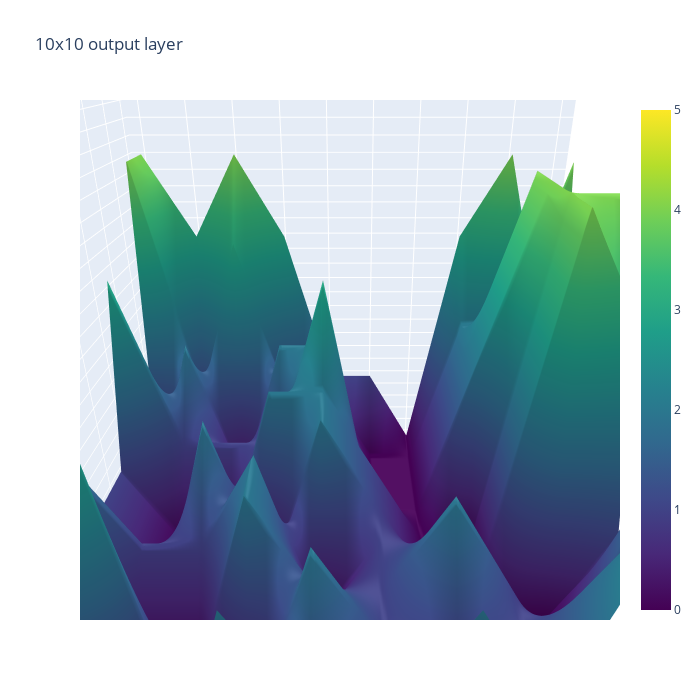
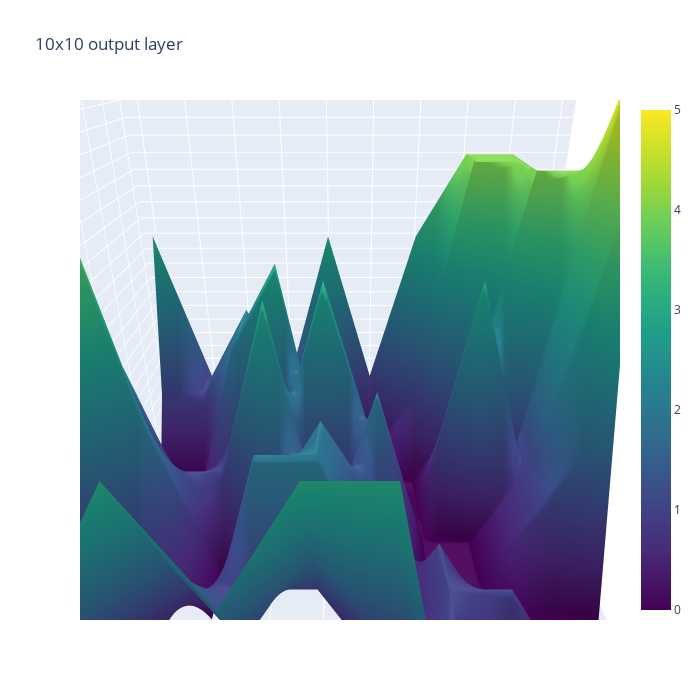
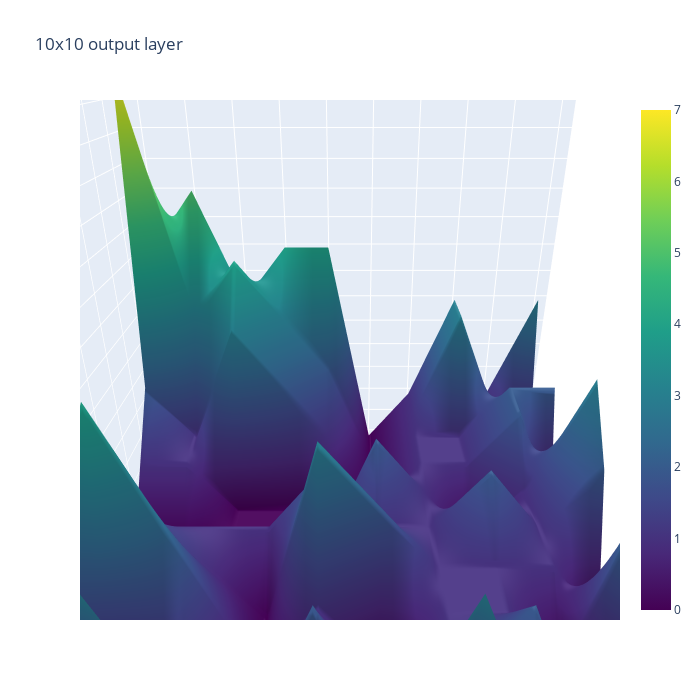
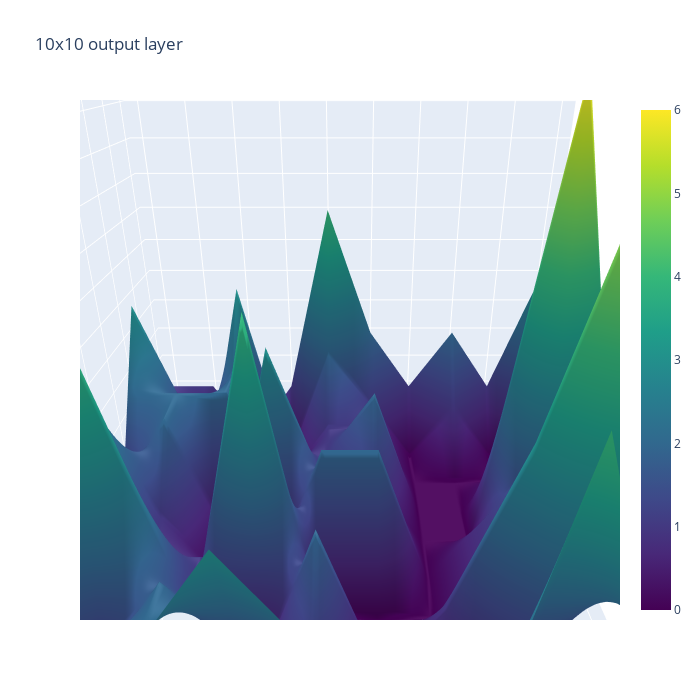

Write notebook code for charts like these, in order.
### Code cell
plot_topology(outputR5,size=10)
plot_topology(outputR1,size=10)
plot_topology(outputR2,size=10)
plot_topology(outputR3,size=10)
plot_topology(outputR4,size=10)

### Figure 1 — Plotly figure (JSON) as saved in the notebook; plotly's stock layout.template omitted (floating-point values rounded to 4 significant figures)
{"data": [{"colorscale": [[0, "#440154"], [0.1111, "#482878"], [0.2222, "#3e4989"], [0.3333, "#31688e"], [0.4444, "#26828e"], [0.5556, "#1f9e89"], [0.6667, "#35b779"], [0.7778, "#6ece58"], [0.8889, "#b5de2b"], [1, "#fde725"]], "type": "surface", "x": [[0, 1, 2, 3, 4, 5, 6, 7, 8, 9], [0, 1, 2, 3, 4, 5, 6, 7, 8, 9], [0, 1, 2, 3, 4, 5, 6, 7, 8, 9], [0, 1, 2, 3, 4, 5, 6, 7, 8, 9], [0, 1, 2, 3, 4, 5, 6, 7, 8, 9], [0, 1, 2, 3, 4, 5, 6, 7, 8, 9], [0, 1, 2, 3, 4, 5, 6, 7, 8, 9], [0, 1, 2, 3, 4, 5, 6, 7, 8, 9], [0, 1, 2, 3, 4, 5, 6, 7, 8, 9], [0, 1, 2, 3, 4, 5, 6, 7, 8, 9]], "y": [[0, 0, 0, 0, 0, 0, 0, 0, 0, 0], [1, 1, 1, 1, 1, 1, 1, 1, 1, 1], [2, 2, 2, 2, 2, 2, 2, 2, 2, 2], [3, 3, 3, 3, 3, 3, 3, 3, 3, 3], [4, 4, 4, 4, 4, 4, 4, 4, 4, 4], [5, 5, 5, 5, 5, 5, 5, 5, 5, 5], [6, 6, 6, 6, 6, 6, 6, 6, 6, 6], [7, 7, 7, 7, 7, 7, 7, 7, 7, 7], [8, 8, 8, 8, 8, 8, 8, 8, 8, 8], [9, 9, 9, 9, 9, 9, 9, 9, 9, 9]], "z": [[5, 0, 0, 2, 1, 1, 2, 1, 3, 1], [0, 4, 0, 0, 2, 1, 1, 1, 2, 1], [1, 0, 0, 2, 1, 1, 2, 1, 0, 3], [2, 1, 1, 2, 0, 1, 1, 0, 0, 1], [1, 0, 2, 0, 2, 1, 0, 0, 4, 3], [1, 0, 0, 2, 2, 1, 0, 0, 4, 4], [3, 1, 1, 1, 3, 0, 0, 2, 4, 3], [0, 2, 0, 2, 2, 0, 0, 2, 4, 2], [4, 1, 3, 1, 1, 0, 0, 2, 2, 4], [4, 3, 4, 3, 1, 1, 0, 3, 4, 2]]}], "layout": {"autosize": true, "height": 700, "scene": {"aspectratio": {"x": 1, "y": 1, "z": 1}, "camera": {"eye": {"x": 0, "y": -1, "z": 0.5}}, "xaxis": {"nticks": 10}, "yaxis": {"nticks": 10}, "zaxis": {"nticks": 30}}, "title": {"text": "10x10 output layer"}, "width": 700}}

### Figure 2 — Plotly figure (JSON) as saved in the notebook; plotly's stock layout.template omitted (floating-point values rounded to 4 significant figures)
{"data": [{"colorscale": [[0, "#440154"], [0.1111, "#482878"], [0.2222, "#3e4989"], [0.3333, "#31688e"], [0.4444, "#26828e"], [0.5556, "#1f9e89"], [0.6667, "#35b779"], [0.7778, "#6ece58"], [0.8889, "#b5de2b"], [1, "#fde725"]], "type": "surface", "x": [[0, 1, 2, 3, 4, 5, 6, 7, 8, 9], [0, 1, 2, 3, 4, 5, 6, 7, 8, 9], [0, 1, 2, 3, 4, 5, 6, 7, 8, 9], [0, 1, 2, 3, 4, 5, 6, 7, 8, 9], [0, 1, 2, 3, 4, 5, 6, 7, 8, 9], [0, 1, 2, 3, 4, 5, 6, 7, 8, 9], [0, 1, 2, 3, 4, 5, 6, 7, 8, 9], [0, 1, 2, 3, 4, 5, 6, 7, 8, 9], [0, 1, 2, 3, 4, 5, 6, 7, 8, 9], [0, 1, 2, 3, 4, 5, 6, 7, 8, 9]], "y": [[0, 0, 0, 0, 0, 0, 0, 0, 0, 0], [1, 1, 1, 1, 1, 1, 1, 1, 1, 1], [2, 2, 2, 2, 2, 2, 2, 2, 2, 2], [3, 3, 3, 3, 3, 3, 3, 3, 3, 3], [4, 4, 4, 4, 4, 4, 4, 4, 4, 4], [5, 5, 5, 5, 5, 5, 5, 5, 5, 5], [6, 6, 6, 6, 6, 6, 6, 6, 6, 6], [7, 7, 7, 7, 7, 7, 7, 7, 7, 7], [8, 8, 8, 8, 8, 8, 8, 8, 8, 8], [9, 9, 9, 9, 9, 9, 9, 9, 9, 9]], "z": [[4, 2, 3, 2, 3, 3, 0, 1, 2, 4], [2, 1, 2, 1, 2, 1, 1, 0, 1, 2], [3, 0, 1, 1, 1, 0, 1, 1, 0, 0], [1, 1, 0, 2, 2, 0, 1, 0, 0, 0], [5, 2, 0, 1, 2, 1, 0, 0, 1, 2], [1, 1, 1, 3, 0, 2, 0, 0, 1, 4], [2, 0, 1, 1, 3, 1, 0, 3, 1, 5], [0, 0, 2, 3, 0, 0, 0, 1, 4, 4], [1, 1, 2, 1, 1, 0, 1, 4, 4, 1], [3, 1, 2, 1, 3, 1, 3, 4, 4, 2]]}], "layout": {"autosize": true, "height": 700, "scene": {"aspectratio": {"x": 1, "y": 1, "z": 1}, "camera": {"eye": {"x": 0, "y": -1, "z": 0.5}}, "xaxis": {"nticks": 10}, "yaxis": {"nticks": 10}, "zaxis": {"nticks": 30}}, "title": {"text": "10x10 output layer"}, "width": 700}}

### Figure 3 — Plotly figure (JSON) as saved in the notebook; plotly's stock layout.template omitted (floating-point values rounded to 4 significant figures)
{"data": [{"colorscale": [[0, "#440154"], [0.1111, "#482878"], [0.2222, "#3e4989"], [0.3333, "#31688e"], [0.4444, "#26828e"], [0.5556, "#1f9e89"], [0.6667, "#35b779"], [0.7778, "#6ece58"], [0.8889, "#b5de2b"], [1, "#fde725"]], "type": "surface", "x": [[0, 1, 2, 3, 4, 5, 6, 7, 8, 9], [0, 1, 2, 3, 4, 5, 6, 7, 8, 9], [0, 1, 2, 3, 4, 5, 6, 7, 8, 9], [0, 1, 2, 3, 4, 5, 6, 7, 8, 9], [0, 1, 2, 3, 4, 5, 6, 7, 8, 9], [0, 1, 2, 3, 4, 5, 6, 7, 8, 9], [0, 1, 2, 3, 4, 5, 6, 7, 8, 9], [0, 1, 2, 3, 4, 5, 6, 7, 8, 9], [0, 1, 2, 3, 4, 5, 6, 7, 8, 9], [0, 1, 2, 3, 4, 5, 6, 7, 8, 9]], "y": [[0, 0, 0, 0, 0, 0, 0, 0, 0, 0], [1, 1, 1, 1, 1, 1, 1, 1, 1, 1], [2, 2, 2, 2, 2, 2, 2, 2, 2, 2], [3, 3, 3, 3, 3, 3, 3, 3, 3, 3], [4, 4, 4, 4, 4, 4, 4, 4, 4, 4], [5, 5, 5, 5, 5, 5, 5, 5, 5, 5], [6, 6, 6, 6, 6, 6, 6, 6, 6, 6], [7, 7, 7, 7, 7, 7, 7, 7, 7, 7], [8, 8, 8, 8, 8, 8, 8, 8, 8, 8], [9, 9, 9, 9, 9, 9, 9, 9, 9, 9]], "z": [[3, 4, 2, 2, 0, 1, 3, 1, 3, 2], [2, 0, 1, 0, 2, 0, 1, 2, 0, 0], [2, 4, 2, 0, 1, 0, 1, 1, 0, 4], [3, 2, 1, 0, 3, 2, 1, 1, 1, 0], [0, 1, 1, 1, 2, 1, 1, 2, 1, 2], [0, 0, 0, 0, 0, 2, 1, 0, 1, 3], [1, 1, 0, 0, 0, 0, 1, 1, 2, 0], [2, 1, 3, 2, 1, 0, 1, 1, 2, 2], [7, 3, 4, 3, 2, 0, 1, 3, 1, 0], [4, 5, 3, 4, 4, 0, 1, 3, 1, 3]]}], "layout": {"autosize": true, "height": 700, "scene": {"aspectratio": {"x": 1, "y": 1, "z": 1}, "camera": {"eye": {"x": 0, "y": -1, "z": 0.5}}, "xaxis": {"nticks": 10}, "yaxis": {"nticks": 10}, "zaxis": {"nticks": 30}}, "title": {"text": "10x10 output layer"}, "width": 700}}

### Figure 4 — Plotly figure (JSON) as saved in the notebook; plotly's stock layout.template omitted (floating-point values rounded to 4 significant figures)
{"data": [{"colorscale": [[0, "#440154"], [0.1111, "#482878"], [0.2222, "#3e4989"], [0.3333, "#31688e"], [0.4444, "#26828e"], [0.5556, "#1f9e89"], [0.6667, "#35b779"], [0.7778, "#6ece58"], [0.8889, "#b5de2b"], [1, "#fde725"]], "type": "surface", "x": [[0, 1, 2, 3, 4, 5, 6, 7, 8, 9], [0, 1, 2, 3, 4, 5, 6, 7, 8, 9], [0, 1, 2, 3, 4, 5, 6, 7, 8, 9], [0, 1, 2, 3, 4, 5, 6, 7, 8, 9], [0, 1, 2, 3, 4, 5, 6, 7, 8, 9], [0, 1, 2, 3, 4, 5, 6, 7, 8, 9], [0, 1, 2, 3, 4, 5, 6, 7, 8, 9], [0, 1, 2, 3, 4, 5, 6, 7, 8, 9], [0, 1, 2, 3, 4, 5, 6, 7, 8, 9], [0, 1, 2, 3, 4, 5, 6, 7, 8, 9]], "y": [[0, 0, 0, 0, 0, 0, 0, 0, 0, 0], [1, 1, 1, 1, 1, 1, 1, 1, 1, 1], [2, 2, 2, 2, 2, 2, 2, 2, 2, 2], [3, 3, 3, 3, 3, 3, 3, 3, 3, 3], [4, 4, 4, 4, 4, 4, 4, 4, 4, 4], [5, 5, 5, 5, 5, 5, 5, 5, 5, 5], [6, 6, 6, 6, 6, 6, 6, 6, 6, 6], [7, 7, 7, 7, 7, 7, 7, 7, 7, 7], [8, 8, 8, 8, 8, 8, 8, 8, 8, 8], [9, 9, 9, 9, 9, 9, 9, 9, 9, 9]], "z": [[4, 2, 2, 3, 2, 2, 0, 4, 2, 4], [3, 1, 2, 1, 1, 0, 0, 1, 2, 0], [3, 4, 1, 0, 2, 0, 1, 3, 6, 3], [3, 1, 1, 4, 0, 0, 0, 1, 2, 2], [3, 1, 0, 0, 2, 2, 0, 1, 2, 2], [1, 2, 0, 3, 1, 1, 0, 0, 6, 3], [2, 2, 2, 1, 1, 2, 0, 0, 1, 3], [3, 1, 2, 0, 1, 1, 0, 0, 0, 1], [1, 0, 3, 0, 2, 1, 0, 1, 0, 0], [1, 1, 0, 1, 4, 2, 1, 2, 1, 3]]}], "layout": {"autosize": true, "height": 700, "scene": {"aspectratio": {"x": 1, "y": 1, "z": 1}, "camera": {"eye": {"x": 0, "y": -1, "z": 0.5}}, "xaxis": {"nticks": 10}, "yaxis": {"nticks": 10}, "zaxis": {"nticks": 30}}, "title": {"text": "10x10 output layer"}, "width": 700}}
